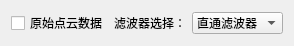
   <widget class="QWidget" name="layoutWidget">
    <property name="geometry">
     <rect>
      <x>660</x>
      <y>550</y>
      <width>268</width>
      <height>24</height>
     </rect>
    </property>
    <layout class="QHBoxLayout" name="horizontalLayout_6">
     <item>
      <widget class="QCheckBox" name="checkBox_2">
       <property name="text">
        <string>原始点云数据</string>
       </property>
      </widget>
     </item>
     <item>
      <widget class="QLabel" name="label">
       <property name="text">
        <string>滤波器选择：</string>
       </property>
       <property name="alignment">
        <set>Qt::AlignmentFlag::AlignRight|Qt::AlignmentFlag::AlignTrailing|Qt::AlignmentFlag::AlignVCenter</set>
       </property>
      </widget>
     </item>
     <item>
      <widget class="QComboBox" name="comboBox">
       <item>
        <property name="text">
         <string>直通滤波器</string>
        </property>
       </item>
       <item>
        <property name="text">
         <string>高斯滤波器</string>
        </property>
       </item>
       <item>
        <property name="text">
         <string>体素滤波器</string>
        </property>
       </item>
       <item>
        <property name="text">
         <string>统计滤波器</string>
        </property>
       </item>
       <item>
        <property name="text">
         <string>半径滤波器</string>
        </property>
       </item>
       <item>
        <property name="text">
         <string>频率滤波器</string>
        </property>
       </item>
       <item>
        <property name="text">
         <string>双边滤波器</string>
        </property>
       </item>
      </widget>
     </item>
    </layout>
   </widget>
